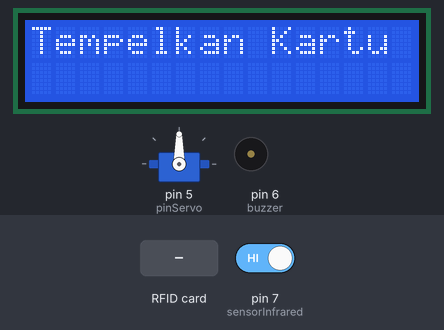
This sketch was run on a simulated Arduino Uno, built with avr-gcc and run on an emulated ATmega328P. On the bench: 16×2 character LCD, servo, buzzer (waves = sounding, pin HIGH). The test bench sets the inputs (shaded band); at power-on: pin 7 (sensorInfrared) HIGH. Pins used as bus, display or sensor lines are not drawn; what the sketch prints to the serial monitor is not drawn.

Above: at 1.3 s.
1.4 s: RFID card 5E 7A 19 C4 held to the reader
At 2.2 s:
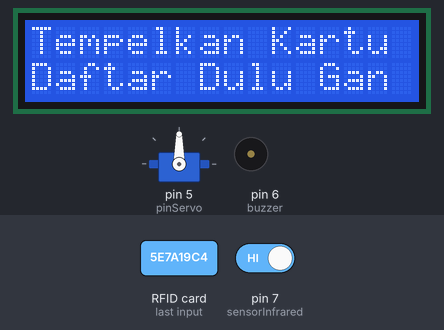
3.9 s: RFID card 2A A5 B7 15 held to the reader
At 5.7 s:
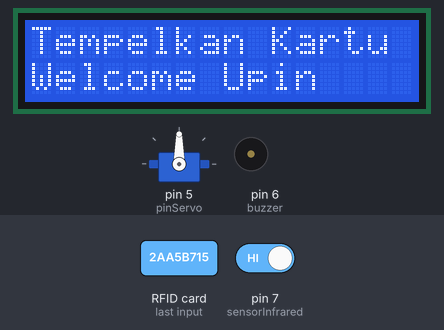
6.9 s: RFID card 2A A5 B7 15 held to the reader
At 9.7 s:
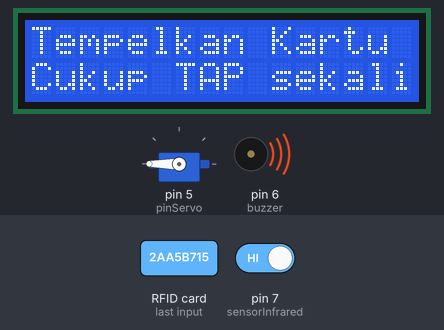
9.8 s: pin 7 (sensorInfrared) driven LOW
At 13.0 s:
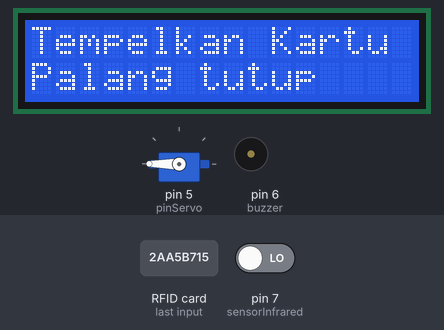
15.7 s: RFID card 5E 7A 19 C4 held to the reader
At 17.7 s:
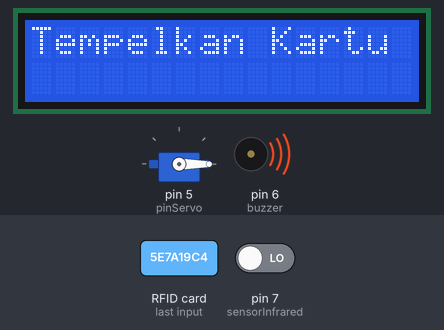
Timing chart, 0 to 19.2 s (numbered marks = the images above; inputs shaded):
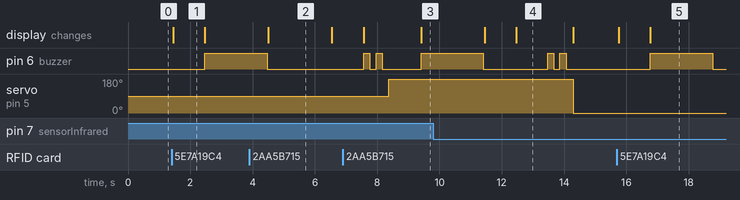

The sketch:

9-11-21_Arduino_Challenge_LCD_RFID_Infrared_Servo.ino
```cpp
#include <SPI.h>
#include <MFRC522.h>
#include <LiquidCrystal_I2C.h>
#include <Servo.h>

// Inisialisasi pin Arduino yang akan dipakai
#define SS_PIN 10
#define RST_PIN 9

int buzzer = 6;
int sensorInfrared = 7;
int pinServo = 5;

Servo myServo;
MFRC522 rfid(SS_PIN, RST_PIN);
LiquidCrystal_I2C lcd(0x27, 16, 2);

// Deklarasi variabel
String uidString;
int sensorRead;

int count = 0;

void setup() {
  Serial.begin(9600);
  lcd.begin();
  SPI.begin();
  rfid.PCD_Init();

  // Inisialisasi I/O
  pinMode(buzzer, OUTPUT);
  pinMode(sensorInfrared, INPUT);

  myServo.attach(pinServo);
  lcd.setCursor(0, 0);
  lcd.print("Tempelkan Kartu Anda!");
}

void loop() {
  // Membaca nilai pada sensor infrared
  readSensorInfrared();
  Serial.print(uidString);
  if(rfid.PICC_IsNewCardPresent() && count == 0)
  {
    // Membaca nomor pada RFID tag
    readRFID();
    if(uidString == "2AA5B715")
    {
      count = 1;
      clearLCD(1);
      pengguna("Upin");
      delay(2000);
      clearLCD(1);
      lcd.setCursor(0, 1);
      lcd.print("Palang Buka");
      delay(1000);
      clearLCD(1);
      lcd.setCursor(0, 1);
      lcd.print("Silahkan lewat!");
      pembacaan("Terdaftar");
      myServo.write(180);
      delay(1000);
    }
    else if(uidString == "1ACE980")
    {
      count = 1;
      clearLCD(1);
      pengguna("Ipin");
      delay(2000);
      clearLCD(1);
      lcd.setCursor(0, 1);
      lcd.print("Palang Buka");
      delay(1000);
      clearLCD(1);
      lcd.setCursor(0, 1);
      lcd.print("Silahkan lewat!");
      pembacaan("Terdaftar");
      myServo.write(180);
      delay(1000);
    }
    else
    {
      clearLCD(1);
      lcd.setCursor(0, 1);
      lcd.print("Daftar Dulu Gan");
      delay(1000);
      clearLCD(1);
      pembacaan("Tidak Terdaftar");
    }
  }
  else if(rfid.PICC_ReadCardSerial() && count == 1)
  {
    clearLCD(1);
    lcd.setCursor(0, 1);
    lcd.print("Cukup TAP sekali!");
    pembacaan("Tidak Terdaftar");
  }

  if(count == 1)
  {
    if(sensorRead == 0) // Ada Objek
    {
      clearLCD(1);
      delay(1000);
      lcd.setCursor(0, 1);
      lcd.print("Palang tutup");
      delay(1000);
      pembacaan("Terdaftar");
      clearLCD(1);
      count = 0;
      myServo.write(0);
      delay(1000);
    }
  }
}

// Fungsi baca sensor infrared
void readSensorInfrared() {
  sensorRead = digitalRead(sensorInfrared);
  Serial.println("Nilai sensor Read:" + String(sensorRead));
}

// Fungsi baca RFID
void readRFID() {
  rfid.PICC_ReadCardSerial();
  uidString = String(rfid.uid.uidByte[0], HEX) + "" +
              String(rfid.uid.uidByte[1], HEX) + "" +
              String(rfid.uid.uidByte[2], HEX) + "" +
              String(rfid.uid.uidByte[3], HEX);
              uidString.toUpperCase();
}

// Fungsi memanggil pengguna
void pengguna(String nama) {
  lcd.setCursor(0, 1);
  lcd.print("Welcome " + nama);
}

// Fungsi aktifkan buzzer
void pembacaan(String nilai) {
  if(nilai == "Terdaftar")
  {
    for(int i = 0; i < 2; i++)
    {
      digitalWrite(buzzer, HIGH);
      delay(200);
      digitalWrite(buzzer, LOW);
      delay(200);
    }
  }
  else if(nilai == "Tidak Terdaftar")
  {
    digitalWrite(buzzer, HIGH);
    delay(2000);
    digitalWrite(buzzer, LOW);
  }
}

// Fungsi membersihkan LCD
void clearLCD(int posisi){
  lcd.setCursor(0, posisi);
  lcd.print("                     ");
}
```

Measured:
- after the input at 1.4 s, pin 6 (buzzer): LOW → HIGH after 1.1 s; the display: changes after 0.05 s (image 1)
- after the input at 3.9 s, the display: changes after 0.60 s (image 2)
- after the input at 6.9 s, the display: first differs from a run without the input after 2.5 s (image 3)
- after the input at 9.8 s, servo on pin 5 (pinServo): 180° → 0° after 4.5 s; the display: first changes after 1.7 s (image 4 shows a later state)
- after the input at 15.7 s, pin 6 (buzzer): LOW → HIGH after 1.1 s, → LOW 2.0 s later; the display: first changes after 0.06 s (image 5 shows a later state)
- what the display in image 1 shows lasts 1.1 s, from 1.4 s to 2.5 s
- what the display in image 2 shows lasts 2.0 s, from 4.5 s to 6.5 s
